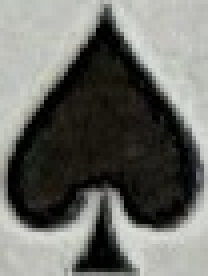
#> input picture images/spades.jpg, 52 x 69 px (shown 4 times larger)
$ python main.py images/spades.jpg
#> lines starting #> are read from the running program, lines starting #| are printed output that depends on the picture
import math
import cv2 as cv
import sys
import numpy as np

from cribbage import Rank, Suit

# [5 lines left out: function showImage, not called in this run]

def loadTemplateImage(file):
    image = cv.imread(file)
    if image is None:
        sys.exit("Could not read the image.")
    gray_image = cv.cvtColor(image, cv.COLOR_BGR2GRAY)
    return gray_image

# [97 lines left out: functions squareImage, distance, calculateTransformAngle, isolateRankAndSuit, matchTemplate, matchSuit and 1 more, not called in this run]


def main():
    print(cv.__version__)

    if len(sys.argv) < 2:
        sys.exit("You must provide an image file.")

    image_file = sys.argv[1]
    debug = "--debug" in sys.argv

    raw_image = cv.imread(image_file)
#> raw_image is the input picture: shape (69, 52, 3); mean B, G, R 104, 109, 108.3
    if raw_image is None:
        sys.exit("Could not read the image.")

    suit_images = {
        Suit.SPADES: loadTemplateImage("./images/spades.jpg"),
        Suit.HEARTS: loadTemplateImage("./images/hearts.jpg"),
        Suit.CLUBS:  loadTemplateImage("./images/clubs.jpg"),
        Suit.DIAMONDS: loadTemplateImage("./images/diamonds.jpg")
    }
#> call 2 of loadTemplateImage, with file = './images/hearts.jpg'
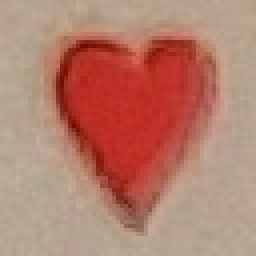
#> input picture images/hearts.jpg, 64 x 64 px (shown 4 times larger)
#> in loadTemplateImage, image is the input picture: shape (64, 64, 3); mean B, G, R 110.1, 126.7, 181.3
#> in loadTemplateImage (call 2), `gray_image = cv.cvtColor(image, cv.COLOR_BGR2GRAY)`:
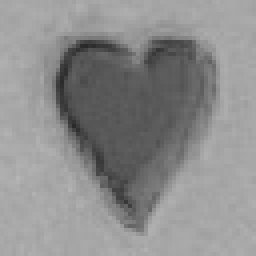
#> gray_image: shape (64, 64) (shown 4 times larger); min 40, max 181, mean 141.1
#> call 3 of loadTemplateImage, with file = './images/clubs.jpg'
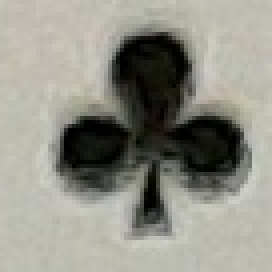
#> input picture images/clubs.jpg, 68 x 68 px (shown 4 times larger)
#> in loadTemplateImage, image is the input picture: shape (68, 68, 3); mean B, G, R 135.3, 145.2, 145.4
#> call 4 of loadTemplateImage, with file = './images/diamonds.jpg'
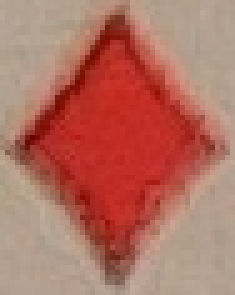
#> input picture images/diamonds.jpg, 47 x 59 px (shown 5 times larger)
#> in loadTemplateImage, image is the input picture: shape (59, 47, 3); mean B, G, R 98.9, 113, 178.6
    rank_images = {
        Rank.ACE: loadTemplateImage("./images/ace.jpg"),
        Rank.TWO: loadTemplateImage("./images/two.jpg"),
        Rank.THREE: loadTemplateImage("./images/three.jpg"),
        Rank.FOUR: loadTemplateImage("./images/four.jpg"),
        Rank.FIVE: loadTemplateImage("./images/five.jpg"),
        Rank.SIX: loadTemplateImage("./images/six.jpg"),
        Rank.SEVEN: loadTemplateImage("./images/seven.jpg"),
        Rank.EIGHT: loadTemplateImage("./images/eight.jpg"),
        Rank.NINE: loadTemplateImage("./images/nine.jpg"),
        Rank.TEN: loadTemplateImage("./images/ten.jpg"),
        Rank.JACK: loadTemplateImage("./images/jack.jpg"),
        Rank.QUEEN: loadTemplateImage("./images/queen.jpg"),
        Rank.KING: loadTemplateImage("./images/king.jpg"),
    }
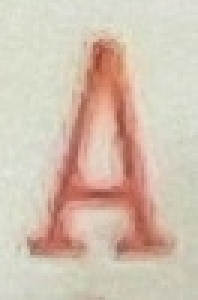
#> input picture images/ace.jpg, 66 x 100 px (shown 3 times larger)
#> in loadTemplateImage, image is the input picture: shape (100, 66, 3); mean B, G, R 177, 193, 211.4
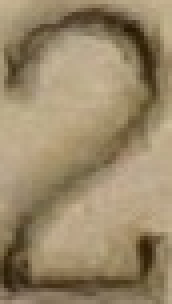
#> input picture images/two.jpg, 43 x 76 px (shown 4 times larger)
#> in loadTemplateImage, image is the input picture: shape (76, 43, 3); mean B, G, R 105.1, 135.6, 153.1
#> in loadTemplateImage (call 6), `gray_image = cv.cvtColor(image, cv.COLOR_BGR2GRAY)`:
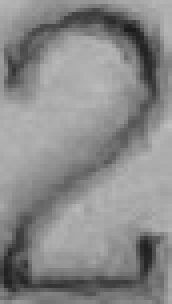
#> gray_image: shape (76, 43) (shown 4 times larger); min 27, max 192, mean 137.3
    showImage("Cribbage Score - Original", raw_image, (1200, 800))

    image = squareImage(cv.cvtColor(raw_image, cv.COLOR_BGR2GRAY))

    _, threshold_image = cv.threshold(image, 127, 255, 0)
    contours, hierarchy = cv.findContours(threshold_image, cv.RETR_TREE, cv.CHAIN_APPROX_SIMPLE)

    rotated_cards = []
    rotated_cropped_cards = []
    corners_of_cards = []
    card_suits = []
    card_ranks = []
    matched_cards = []
    root_contours = [contours[idx] for idx in range(len(hierarchy[0])) if hierarchy[0][idx][3] < 0]
    card_contours = sorted(root_contours, key=lambda x: cv.contourArea(x), reverse=True)
    for contour in card_contours[:5]:
        rect = cv.minAreaRect(contour)
        box = cv.boxPoints(rect)
        box = np.int0(box)
        cv.drawContours(image, [box], 0, (0,255,0), 10)

        angle = calculateTransformAngle(rect)

        rows, cols = image.shape[0], image.shape[1]
        rotation_matrix = cv.getRotationMatrix2D((cols / 2, rows / 2), angle, 1)
        rotated_card = cv.warpAffine(image, rotation_matrix, (cols, rows))
        rotated_cards.append(rotated_card)

        rotated_box = np.int0(cv.transform(np.array([box]), rotation_matrix))[0]
        rotated_box[rotated_box < 0] = 0

        point_a = rotated_box[0]
        point_b = rotated_box[1]
        point_c = rotated_box[2]
        point_d = rotated_box[3]

        min_x = min(point_a[0], point_b[0], point_d[0], point_c[0])
        max_x = max(point_a[0], point_b[0], point_d[0], point_c[0])
        min_y = min(point_a[1], point_b[1], point_d[1], point_c[1])
        max_y = max(point_a[1], point_b[1], point_d[1], point_c[1])

        rotated_cropped_card = rotated_card[min_y:max_y, min_x:max_x]
        rotated_cropped_cards.append(rotated_cropped_card)

        card_height, card_width = rotated_cropped_card.shape[0], rotated_cropped_card.shape[1]
        corner_of_card = rotated_cropped_card[0:int(card_height * 0.25), 0:int(card_width * 0.18)]
        corners_of_cards.append(corner_of_card)

        rank_image, suit_image = isolateRankAndSuit(corner_of_card)

        card_suits.append(suit_image)
        card_ranks.append(rank_image)

        suit = matchSuit(suit_image, suit_images)
        rank = matchRank(rank_image, rank_images)
        card = (rank, suit)
        matched_cards.append(card)

    if debug:
        showImage("Cribbage Score - Bounded Contours", image, (1200, 800))

        for index in range(len(rotated_cards)):
            windowName = "Cribbage Score - Card " + str(index + 1)
            showImage(windowName + " (Rotated)", rotated_cards[index], (1200, 800))
            showImage(windowName + " (Rotated + Cropped)", rotated_cropped_cards[index], (600, 400))
            showImage(windowName + " (Corner)", corners_of_cards[index])
            showImage(windowName + " (Suit)", card_suits[index])
            showImage(windowName + " (Rank)", card_ranks[index])

    for card in matched_cards:
        print(card)


    k = cv.waitKey(0)


if __name__ == "__main__":
#> (the run stopped early here; a loop or call above may not have finished)
